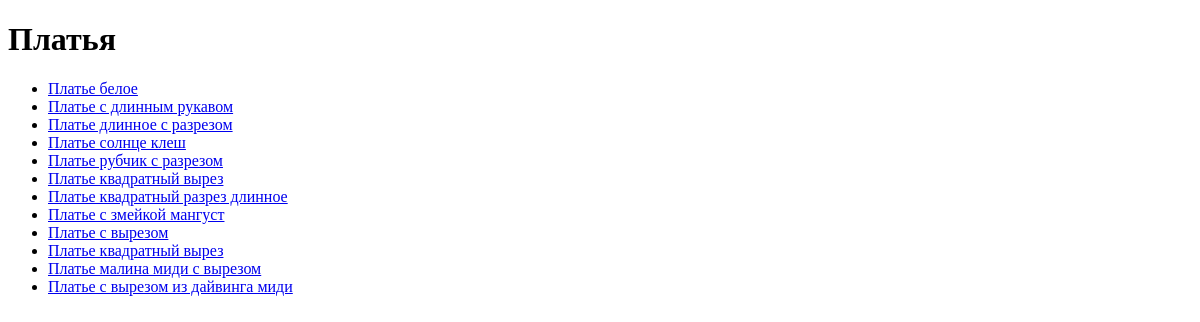
/category/platia/, run on an earlier commit of the app's database.
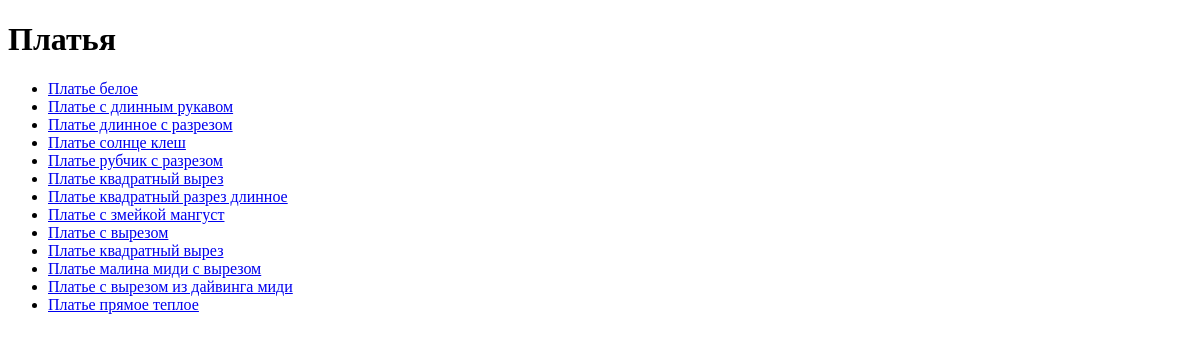
And on a later commit of the database.
### catalog/models.py (models this page shows, shortened)
class Product(models.Model):
    title = models.CharField(max_length=200, verbose_name='Наименование')
    category = models.ForeignKey('Category', on_delete=models.CASCADE, verbose_name='Категория')
    description = models.TextField(verbose_name='Описание')
    sku = models.CharField(max_length=50, unique=True, verbose_name='Артикул')
    colors = models.ManyToManyField('Color', blank=True, verbose_name='Цвета')
    sizes = models.ManyToManyField('Size', blank=True, verbose_name='Размеры')
    price = models.DecimalField(max_digits=4, decimal_places=0, default=0, verbose_name='Цена')
    CURRENCY_CHOICES = (
        ('UAH', 'Гривны (грн)'),
        ('USD', 'Доллары (USD)'),
        ('EUR', 'Евро (EUR)'),
    )
    currency = models.CharField(max_length=3, choices=CURRENCY_CHOICES, default='UAH', verbose_name='Валюта')
    slug = models.SlugField(max_length=200, unique=True, blank=True, verbose_name='Слаг')
    created_at = models.DateTimeField(auto_now_add=True, verbose_name='Дата создания')
    updated_at = models.DateTimeField(auto_now=True, verbose_name='Дата обновления')
    is_active = models.BooleanField(default=True, verbose_name='Включен')
    def get_total_stock(self):
        total_stock = 0
        for modification in self.modifications.all():
            total_stock += modification.stock
        return total_stock
    get_total_stock.short_description = 'Общие остатки'
    def get_colors(self):
        return ", ".join([color.name for color in self.colors.all()])
    get_colors.short_description = 'Цвета товара'
    def get_sizes(self):
        return ", ".join([size.name for size in self.sizes.all()])
    get_sizes.short_description = 'Размеры товара'
    def thumbnail_image(self):
        images = Image.objects.filter(modification__product=self)
        if images:
            return format_html('<img src="{}"/>', images[0].thumbnail.url)
        return format_html('<p>No Image</p>')
    thumbnail_image.short_description = 'Миниатюра изображения'
    class Meta:
        verbose_name = 'Товар'
        verbose_name_plural = 'Товары'

### catalog/views.py (the view)
# urls.py: path('category/<slug:category_slug>/', views.category_detail, name='category_detail'),
def category_detail(request, category_slug):
    category = get_object_or_404(Category, slug=category_slug)
    products = category.product_set.all()
    return render(request, 'category_detail.html', {'category': category, 'products': products})

### catalog/templates/category_detail.html (shortened to what this page needs)
<!DOCTYPE html>
<html>
<head>
</head>
<body>
    <h1>{{ category.name }}</h1>
    <ul>
        {% for product in products %}
            <li><a href="{% url 'product_detail' category.slug product.slug %}">{{ product.title }}</a></li>
        {% empty %}
            <li>Нет товаров в этой категории</li>
        {% endfor %}
    </ul>
</body>
</html>

What changed in the data, as far as the page shows it:
added Product: title "Платье прямое теплое"
